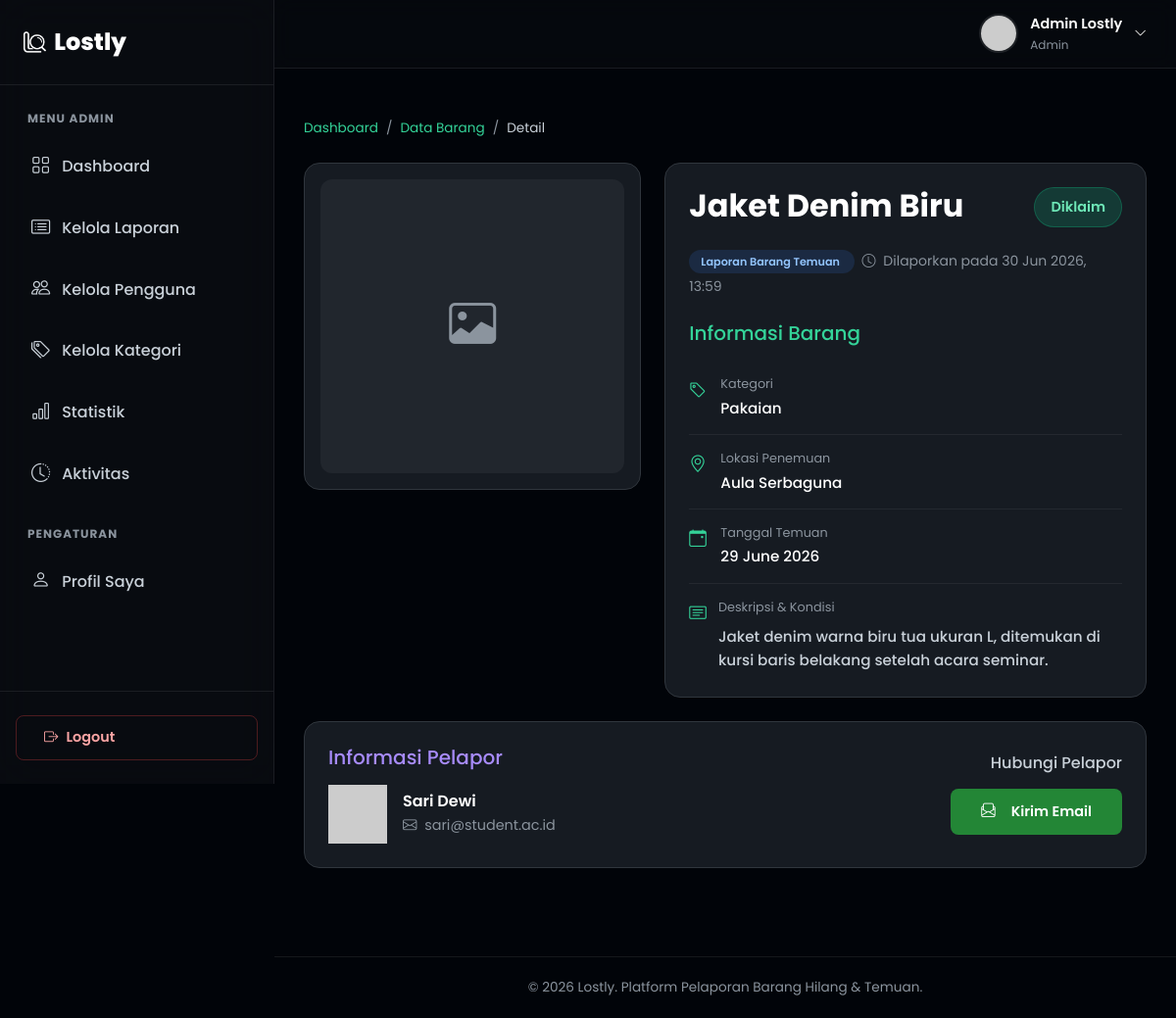
The app's page /detail_barang.php?id=3&type=temuan (signed in) with its own data.
### tables this page shows
CREATE TABLE IF NOT EXISTS barang_temuan (
    id_temuan INT AUTO_INCREMENT PRIMARY KEY,
    id_user INT NOT NULL,
    nama_barang VARCHAR(150) NOT NULL,
    kategori ENUM('Elektronik', 'Dokumen', 'Aksesoris', 'Pakaian', 'Tas', 'Kunci', 'Buku', 'Lainnya') NOT NULL,
    lokasi VARCHAR(200) NOT NULL,
    tanggal_temuan DATE NOT NULL,
    deskripsi TEXT,
    foto VARCHAR(255) DEFAULT 'no-image.png',
    status ENUM('Disimpan', 'Diklaim', 'Dikembalikan') DEFAULT 'Disimpan',
    created_at TIMESTAMP DEFAULT CURRENT_TIMESTAMP,
    FOREIGN KEY (id_user) REFERENCES users(id_user) ON DELETE CASCADE
);

CREATE TABLE IF NOT EXISTS users (
    id_user INT AUTO_INCREMENT PRIMARY KEY,
    nama VARCHAR(100) NOT NULL,
    email VARCHAR(100) NOT NULL UNIQUE,
    password VARCHAR(255) NOT NULL,
    foto VARCHAR(255) DEFAULT 'default.png',
    role ENUM('user', 'admin') DEFAULT 'user',
    created_at TIMESTAMP DEFAULT CURRENT_TIMESTAMP
);

### detail_barang.php (the view, shortened to what this page needs)
<?php
require_once 'session.php';
$id = (int)$_GET['id'];
$type = $_GET['type'];
$current_user_id = $_SESSION['id_user'];
if ($type === 'hilang') {
    $query = "SELECT b.*, u.nama as nama_pelapor, u.email as email_pelapor, u.foto as foto_pelapor,
              'hilang' as tipe, b.tanggal_hilang as tanggal
              FROM barang_hilang b
              JOIN users u ON b.id_user = u.id_user
              WHERE b.id_barang = ?";
} else {
    $query = "SELECT b.*, u.nama as nama_pelapor, u.email as email_pelapor, u.foto as foto_pelapor,
              'temuan' as tipe, b.tanggal_temuan as tanggal
              FROM barang_temuan b
              JOIN users u ON b.id_user = u.id_user
              WHERE b.id_temuan = ?";
}
$stmt = $conn->prepare($query);
$stmt->bind_param("i", $id);
$stmt->execute();
$result = $stmt->get_result();
$item = $result->fetch_assoc();
$is_owner = ($item['id_user'] == $current_user_id);
include 'includes/header.php';
include 'includes/sidebar.php';
include 'includes/topbar.php';
?>
    <div class="container-fluid dashboard-content">
        <nav aria-label="breadcrumb" class="mb-4 animate-on-scroll">
            <ol class="breadcrumb breadcrumb-custom">
                <li class="breadcrumb-item"><a href="dashboard.php">Dashboard</a></li>
                <li class="breadcrumb-item"><a href="data_barang.php">Data Barang</a></li>
                <li class="breadcrumb-item active" aria-current="page">Detail</li>
            </ol>
        </nav>
        <div class="row g-4 justify-content-center">
            <div class="col-lg-5 animate-on-scroll slide-left">
                <div class="detail-card p-3">
                    <?php if ($item['foto'] && $item['foto'] !== 'no-image.png'): ?>
                        <img src="uploads/<?= htmlspecialchars($item['foto']) ?>" alt="<?= htmlspecialchars($item['nama_barang']) ?>" class="detail-image">
                    <?php else: ?>
                        <div class="no-image-placeholder detail-image" style="min-height: 300px; border-radius: var(--radius-md);">
                            <i class="bi bi-image"></i>
                        </div>
                    <?php endif; ?>
                </div>
            </div>
            <div class="col-lg-7 animate-on-scroll slide-right">
                <div class="detail-card p-4 h-100">
                    <div class="d-flex justify-content-between align-items-start mb-3">
                        <h2 style="font-weight: 700; color: var(--text-white);"><?= htmlspecialchars($item['nama_barang']) ?></h2>
                        <span class="badge-status <?= 'badge-' . strtolower($item['status']) ?> px-3 py-2" style="font-size: 0.9rem;">
                            <?= htmlspecialchars($item['status']) ?>
                        </span>
                    </div>
                    <div class="mb-4">
                        <span class="badge-type <?= $item['tipe'] === 'hilang' ? 'badge-type-hilang' : 'badge-type-temuan' ?> me-2">
                            Laporan Barang <?= ucfirst($item['tipe']) ?>
                        </span>
                        <small style="color: var(--text-muted);"><i class="bi bi-clock me-1"></i> Dilaporkan pada <?= date('d M Y, H:i', strtotime($item['created_at'])) ?></small>
                    </div>
                    <h5 class="mb-3" style="color: var(--accent-cyan);">Informasi Barang</h5>
                    <div class="detail-info-item">
                        <i class="bi bi-tag"></i>
                        <div>
                            <div class="info-label">Kategori</div>
                            <div class="info-value"><?= htmlspecialchars($item['kategori']) ?></div>
                        </div>
                    </div>
                    <div class="detail-info-item">
                        <i class="bi bi-geo-alt"></i>
                        <div>
                            <div class="info-label">Lokasi <?= $item['tipe'] === 'hilang' ? 'Terakhir Terlihat' : 'Penemuan' ?></div>
                            <div class="info-value"><?= htmlspecialchars($item['lokasi']) ?></div>
                        </div>
                    </div>
                    <div class="detail-info-item">
                        <i class="bi bi-calendar-event"></i>
                        <div>
                            <div class="info-label">Tanggal <?= ucfirst($item['tipe']) ?></div>
                            <div class="info-value"><?= date('d F Y', strtotime($item['tanggal'])) ?></div>
                        </div>
                    </div>
                    <div class="detail-info-item border-0 pb-0">
                        <i class="bi bi-card-text"></i>
                        <div>
                            <div class="info-label">Deskripsi & Kondisi</div>
                            <div class="info-value mt-2" style="line-height: 1.6; color: var(--text-light);">
                                <?= nl2br(htmlspecialchars($item['deskripsi'])) ?>
                            </div>
                        </div>
                    </div>
                </div>
            </div>
            <div class="col-12 animate-on-scroll">
                <div class="detail-card p-4">
                    <div class="row align-items-center">
                        <div class="col-md-7 mb-4 mb-md-0">
                            <h5 class="mb-3" style="color: var(--accent-purple);">Informasi Pelapor</h5>
                            <div class="d-flex align-items-center gap-3">
                                <img src="uploads/<?= htmlspecialchars($item['foto_pelapor']) ?>" alt="Avatar" class="user-avatar" style="width: 60px; height: 60px;"
                                     onerror="this.src='https://ui-avatars.com/api/?name=<?= urlencode($item['nama_pelapor']) ?>&background=3B82F6&color=fff'">
                                <div>
                                    <h6 class="mb-1 text-white" style="font-weight: 600;"><?= htmlspecialchars($item['nama_pelapor']) ?></h6>
                                    <div style="font-size: 0.9rem; color: var(--text-muted);">
                                        <i class="bi bi-envelope me-1"></i> <?= htmlspecialchars($item['email_pelapor']) ?>
                                    </div>
                                </div>
                            </div>
                        </div>
                        <div class="col-md-5 text-md-end border-md-start" style="border-color: rgba(255,255,255,0.1) !important; padding-left: 1.5rem;">
                            <?php if ($is_owner): ?>
                                <h6 class="mb-3" style="color: var(--text-light);">Aksi Anda</h6>
                                <div class="d-flex gap-2 justify-content-md-end flex-wrap">
                                    <a href="edit_barang.php?id=<?= $id ?>&type=<?= $type ?>" class="btn btn-outline-glass btn-sm-gradient">
                                        <i class="bi bi-pencil-square me-1"></i> Edit Data
                                    </a>
                                    <button type="button" class="btn btn-sm btn-gradient" style="background: linear-gradient(135deg, #EF4444, #B91C1C);"
                                            onclick="confirmDelete(<?= $id ?>, '<?= $type ?>')">
                                        <i class="bi bi-trash me-1"></i> Hapus
                                    </button>
                                </div>
                            <?php else: ?>
                                <h6 class="mb-3" style="color: var(--text-light);">Hubungi Pelapor</h6>
                                <a href="mailto:<?= htmlspecialchars($item['email_pelapor']) ?>?subject=Terkait Laporan <?= ucfirst($item['tipe']) ?>: <?= htmlspecialchars($item['nama_barang']) ?>" class="btn btn-gradient">
                                    <i class="bi bi-envelope-paper me-2"></i> Kirim Email
                                </a>
                            <?php endif; ?>
                        </div>
                    </div>
                </div>
            </div>
        </div>
    </div>
<?php include 'includes/footer.php'; ?>

### style/style.css (style rules this page uses)
:root { --color-bg: #0D1117; --color-bg-light: #161B22; --color-bg-dark: #010409; --color-surface: #161B22; --color-surface-raised: #21262D; --color-border: #30363D; --color-border-strong: #8B949E; --color-primary: #238636; --color-primary-mid: #2EA043; --color-primary-muted: #21262D; --color-header-start: #010409; --color-header-end: #161B22; --text-white: #FFFFFF; --text-light: #C9D1D9; --text-muted: #8B949E; --text-subtle: #484F58; --text-dark: #0D1117; --text-dark-muted: #30363D; --accent-blue: #60A5FA; --accent-cyan: #34D399; --accent-purple: #A78BFA; --accent-green: #34D399; --accent-orange: #FBBF24; --accent-red: #F87171; --glass-bg: #161B22; --glass-bg-light: #21262D; --glass-bg-strong: #30363D; --glass-border: #30363D; --glass-shadow: 0 4px 12px rgba(0, 0, 0, 0.4); --card-bg: #4A4E54; --card-shadow: 0 4px 20px rgba(0, 0, 0, 0.25); --radius-sm: 8px; --radius-md: 12px; --radius-lg: 16px; --radius-xl: 22px; --radius-full: 999px; --transition-fast: all 0.15s ease; --transition-normal: all 0.25s ease; --transition-slow: all 0.4s ease; --font-main: 'Poppins', sans-serif; }
* { margin: 0; padding: 0; box-sizing: border-box; }
html { scroll-behavior: smooth; overflow-x: hidden; }
body { font-family: var(--font-main); background: var(--color-bg); color: var(--text-white); min-height: 100vh; overflow-x: hidden; line-height: 1.6; }
body.page-internal { background: var(--color-bg-dark); }
a { text-decoration: none; color: inherit; transition: var(--transition-normal); }
img { max-width: 100%; height: auto; }
.animate-on-scroll { opacity: 0; transform: translateY(40px); transition: all 0.8s cubic-bezier(0.25, 0.46, 0.45, 0.94); }
.animate-on-scroll.animated { opacity: 1; transform: translateY(0); }
.animate-on-scroll.slide-left { transform: translateX(-60px); }
.animate-on-scroll.slide-left.animated { transform: translateX(0); }
.animate-on-scroll.slide-right { transform: translateX(60px); }
.animate-on-scroll.slide-right.animated { transform: translateX(0); }
.btn-gradient { background: var(--color-primary); color: var(--text-white); border: 1px solid transparent; border-radius: var(--radius-sm); padding: 12px 30px; font-family: var(--font-main); font-weight: 600; font-size: 0.9rem; cursor: pointer; transition: var(--transition-normal); display: inline-flex; align-items: center; gap: 8px; }
.breadcrumb-custom { background: transparent; padding: 0; margin-bottom: 0; }
.breadcrumb-custom .breadcrumb-item { font-size: 0.85rem; color: var(--text-muted); }
.breadcrumb-custom .breadcrumb-item a { color: var(--accent-cyan); }
.breadcrumb-custom .breadcrumb-item.active { color: var(--text-light); }
.breadcrumb-custom .breadcrumb-item + .breadcrumb-item::before { color: var(--text-muted); }
.dashboard-content { padding: 20px 0 60px; }
.badge-status { padding: 6px 14px; border-radius: var(--radius-full); font-size: 0.75rem; font-weight: 600; font-family: var(--font-main); }
.badge-dikembalikan, .badge-diklaim { background: rgba(16, 185, 129, 0.2); color: #6EE7B7; border: 1px solid rgba(16, 185, 129, 0.3); }
.badge-type { padding: 4px 12px; border-radius: var(--radius-full); font-size: 0.7rem; font-weight: 600; }
.badge-type-temuan { background: rgba(59, 130, 246, 0.15); color: #93C5FD; }
.detail-card { background: var(--color-surface); border: 1px solid var(--color-border); border-radius: var(--radius-lg); overflow: hidden; }
.detail-image { width: 100%; max-height: 400px; object-fit: cover; border-radius: var(--radius-lg); }
.detail-info-item { display: flex; align-items: flex-start; gap: 12px; padding: 14px 0; border-bottom: 1px solid rgba(255, 255, 255, 0.06); }
.detail-info-item:last-child { border-bottom: none; }
.detail-info-item i { color: var(--accent-cyan); font-size: 1.1rem; margin-top: 2px; width: 20px; }
.detail-info-item .info-label { font-size: 0.8rem; color: var(--text-muted); margin-bottom: 2px; }
.detail-info-item .info-value { font-size: 0.95rem; font-weight: 500; color: var(--text-white); }
.no-image-placeholder { width: 100%; height: 100%; background: var(--color-surface-raised); display: flex; align-items: center; justify-content: center; color: var(--text-muted); font-size: 3rem; }

### records on screen
barang_temuan: nama_barang "Jaket Denim Biru", status "Diklaim", created_at "30 Jun 2026, 13:59", kategori "Pakaian", lokasi "Aula Serbaguna", tanggal_temuan "29 June 2026", deskripsi "Jaket denim warna biru tua ukuran L, ditemukan di kursi baris belakang setelah acara seminar.", id_user.nama "Sari Dewi", id_user.email "sari@student.ac.id"

### other values on screen
$user['nama'] "Admin Lostly"
$user['role'] "Admin"
$item['tipe'] "Temuan"
